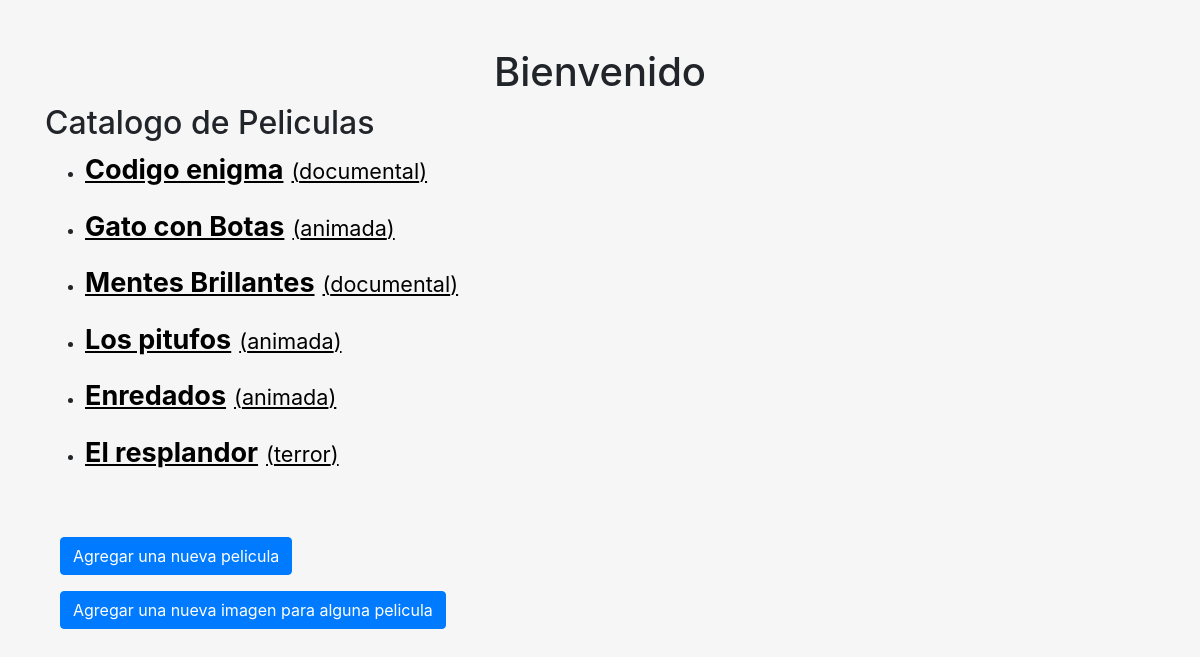
The page / on the database its author committed.
### peliculas/models.py (models this page shows)
class Pelicula(models.Model):
	codigo = models.CharField(max_length=255)
	nombre = models.CharField(max_length=255)
	genero = models.CharField(max_length=255)
	descripcion = models.TextField()
	created_at = models.DateTimeField(auto_now_add=True)
	modified_at = models.DateTimeField(auto_now=True)

### peliculas/views.py (the view)
# urls.py: 2. Add a URL to urlpatterns:  path('', views.home, name='home')
def home(request):
	datos = Pelicula.objects.all().order_by("-id")
	return render(request, "index.html", {
			"datos": datos,
		})

### peliculas/templates/index.html
{% extends "base.html" %}
{% block content %}
	<div class="container mt-5">
		<h1 class="text-center">Bienvenido</h1>
		<div class="row mb-5">
			<div class="col-lg-12">
				<h2>Catalogo de Peliculas </h2>
				<ul>
					{% if datos %}
						{% for dato in datos %}
							<li>
								<p><a style="color: black; text-decoration: underline; font-size: 27px" href="{% url "film" dato.id %}" title=""><strong>{{ dato.nombre }}</strong><small class="ml-2">({{ dato.genero }})</small></a></p>
							</li>
						{% endfor %}
					{% else %}
						<h4>No hay peliculas añadidas aun</h4>
					{% endif %}
				</ul>
			</div>
		</div>
		<div class="container" style="display: flex; flex-direction: column;">
			<a class="mb-3" href="{% url "addFilm" %}"><button class="btn btn-primary">Agregar una nueva pelicula</button></a>
			<a href="{% url "imagenUploadFilms" %}"><button class="btn btn-primary">Agregar una nueva imagen para alguna pelicula</button></a>
		</div>
	</div>
{% endblock content %}

### rows shown on the page
Pelicula: nombre "Codigo enigma", genero "documental"
Pelicula: nombre "Gato con Botas", genero "animada"
Pelicula: nombre "Mentes Brillantes", genero "documental"
Pelicula: nombre "Los pitufos", genero "animada"
Pelicula: nombre "Enredados", genero "animada"
Pelicula: nombre "El resplandor", genero "terror"
